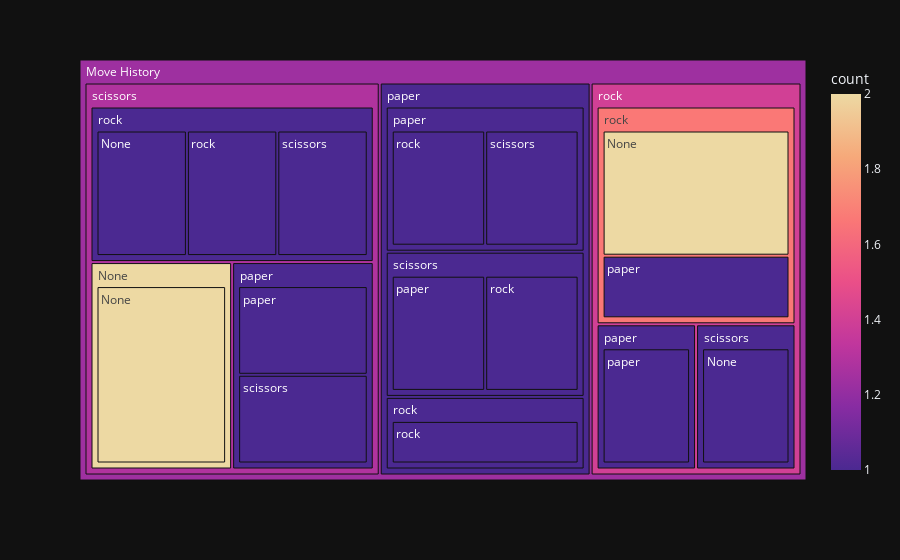

Notebook source saved alongside this figure:
### Code cell
# Plot df_history distributions of next_move
##fig = px.treemap(df_history, x="next_move", color="next_move", title="Player Move Choices", labels=plotly_labels)
#fig.show()

px.treemap(df_aggregated, 
           values='count',
           color='count',
           path=[px.Constant('Move History'), 'next_move', 't_minus_1_player_move', 't_minus_2_player_move'],
           labels=plotly_labels)

### Figure 1 — Plotly figure (JSON) as saved in the notebook; plotly's stock layout.template omitted (floating-point values rounded to 4 significant figures)
{"data": [{"branchvalues": "total", "customdata": [[2], [2], [1], [1], [1], [1], [1], [1], [1], [1], [1], [1], [1], [1], [1], [2], [1], [1], [1], [1], [1.667], [1], [1], [1], [1], [1.4], [1.286], [1.235]], "domain": {"x": [0, 1], "y": [0, 1]}, "hovertemplate": "labels=%{label}<br>count_sum=%{value}<br>parent=%{parent}<br>id=%{id}<br>count=%{color}<extra></extra>", "ids": ["Move History/scissors/None/None", "Move History/rock/rock/None", "Move History/scissors/rock/None", "Move History/rock/scissors/None", "Move History/rock/paper/paper", "Move History/scissors/paper/paper", "Move History/rock/rock/paper", "Move History/paper/scissors/paper", "Move History/paper/paper/rock", "Move History/paper/rock/rock", "Move History/scissors/rock/rock", "Move History/paper/scissors/rock", "Move History/paper/paper/scissors", "Move History/scissors/paper/scissors", "Move History/scissors/rock/scissors", "Move History/scissors/None", "Move History/paper/paper", "Move History/rock/paper", "Move History/scissors/paper", "Move History/paper/rock", "Move History/rock/rock", "Move History/scissors/rock", "Move History/paper/scissors", "Move History/rock/scissors", "Move History/paper", "Move History/rock", "Move History/scissors", "Move History"], "labels": ["None", "None", "None", "None", "paper", "paper", "paper", "paper", "rock", "rock", "rock", "rock", "scissors", "scissors", "scissors", "None", "paper", "paper", "paper", "rock", "rock", "rock", "scissors", "scissors", "paper", "rock", "scissors", "Move History"], "marker": {"coloraxis": "coloraxis", "colors": [2, 2, 1, 1, 1, 1, 1, 1, 1, 1, 1, 1, 1, 1, 1, 2, 1, 1, 1, 1, 1.667, 1, 1, 1, 1, 1.4, 1.286, 1.235]}, "name": "", "parents": ["Move History/scissors/None", "Move History/rock/rock", "Move History/scissors/rock", "Move History/rock/scissors", "Move History/rock/paper", "Move History/scissors/paper", "Move History/rock/rock", "Move History/paper/scissors", "Move History/paper/paper", "Move History/paper/rock", "Move History/scissors/rock", "Move History/paper/scissors", "Move History/paper/paper", "Move History/scissors/paper", "Move History/scissors/rock", "Move History/scissors", "Move History/paper", "Move History/rock", "Move History/scissors", "Move History/paper", "Move History/rock", "Move History/scissors", "Move History/paper", "Move History/rock", "Move History", "Move History", "Move History", ""], "type": "treemap", "values": [2, 2, 1, 1, 1, 1, 1, 1, 1, 1, 1, 1, 1, 1, 1, 2, 2, 1, 2, 1, 3, 3, 2, 1, 5, 5, 7, 17]}], "layout": {"coloraxis": {"colorbar": {"title": {"text": "count"}}, "colorscale": [[0, "rgb(75, 41, 145)"], [0.1667, "rgb(135, 44, 162)"], [0.3333, "rgb(192, 54, 157)"], [0.5, "rgb(234, 79, 136)"], [0.6667, "rgb(250, 120, 118)"], [0.8333, "rgb(246, 169, 122)"], [1, "rgb(237, 217, 163)"]]}, "legend": {"tracegroupgap": 0}, "margin": {"t": 60}}}
